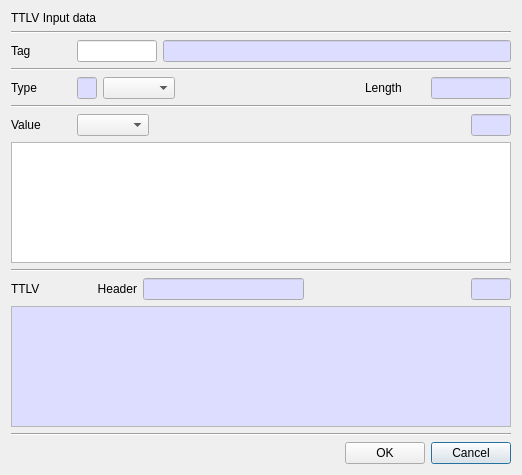
<?xml version="1.0" encoding="UTF-8"?>
<ui version="4.0">
 <class>MakeTTLVDlg</class>
 <widget class="QDialog" name="MakeTTLVDlg">
  <property name="geometry">
   <rect>
    <x>0</x>
    <y>0</y>
    <width>518</width>
    <height>475</height>
   </rect>
  </property>
  <property name="windowTitle">
   <string>Make TTLV window</string>
  </property>
  <layout class="QVBoxLayout" name="verticalLayout">
   <item>
    <widget class="QLabel" name="mTitleLabel">
     <property name="text">
      <string>TTLV Input data</string>
     </property>
    </widget>
   </item>
   <item>
    <widget class="Line" name="line">
     <property name="orientation">
      <enum>Qt::Horizontal</enum>
     </property>
    </widget>
   </item>
   <item>
    <layout class="QGridLayout" name="gridLayout_2">
     <property name="topMargin">
      <number>0</number>
     </property>
     <item row="0" column="0">
      <widget class="QLabel" name="label_2">
       <property name="minimumSize">
        <size>
         <width>60</width>
         <height>0</height>
        </size>
       </property>
       <property name="text">
        <string>Tag</string>
       </property>
      </widget>
     </item>
     <item row="0" column="1">
      <widget class="QLineEdit" name="mTagText">
       <property name="minimumSize">
        <size>
         <width>80</width>
         <height>0</height>
        </size>
       </property>
       <property name="maximumSize">
        <size>
         <width>80</width>
         <height>16777215</height>
        </size>
       </property>
       <property name="maxLength">
        <number>6</number>
       </property>
      </widget>
     </item>
     <item row="0" column="2">
      <widget class="QLineEdit" name="mTagNameText">
       <property name="palette">
        <palette>
         <active>
          <colorrole role="Base">
           <brush brushstyle="SolidPattern">
            <color alpha="255">
             <red>221</red>
             <green>221</green>
             <blue>255</blue>
            </color>
           </brush>
          </colorrole>
         </active>
         <inactive>
          <colorrole role="Base">
           <brush brushstyle="SolidPattern">
            <color alpha="255">
             <red>221</red>
             <green>221</green>
             <blue>255</blue>
            </color>
           </brush>
          </colorrole>
         </inactive>
         <disabled/>
        </palette>
       </property>
       <property name="readOnly">
        <bool>true</bool>
       </property>
      </widget>
     </item>
    </layout>
   </item>
   <item>
    <widget class="Line" name="line_5">
     <property name="orientation">
      <enum>Qt::Horizontal</enum>
     </property>
    </widget>
   </item>
   <item>
    <layout class="QGridLayout" name="gridLayout_5">
     <property name="topMargin">
      <number>0</number>
     </property>
     <item row="0" column="0">
      <widget class="QLabel" name="label_3">
       <property name="minimumSize">
        <size>
         <width>60</width>
         <height>0</height>
        </size>
       </property>
       <property name="text">
        <string>Type</string>
       </property>
      </widget>
     </item>
     <item row="0" column="2">
      <widget class="QComboBox" name="mTypeCombo"/>
     </item>
     <item row="0" column="4">
      <widget class="QLabel" name="label_7">
       <property name="minimumSize">
        <size>
         <width>60</width>
         <height>0</height>
        </size>
       </property>
       <property name="text">
        <string>Length</string>
       </property>
      </widget>
     </item>
     <item row="0" column="5">
      <widget class="QLineEdit" name="mLengthText">
       <property name="minimumSize">
        <size>
         <width>80</width>
         <height>0</height>
        </size>
       </property>
       <property name="maximumSize">
        <size>
         <width>80</width>
         <height>16777215</height>
        </size>
       </property>
       <property name="palette">
        <palette>
         <active>
          <colorrole role="Base">
           <brush brushstyle="SolidPattern">
            <color alpha="255">
             <red>221</red>
             <green>221</green>
             <blue>255</blue>
            </color>
           </brush>
          </colorrole>
         </active>
         <inactive>
          <colorrole role="Base">
           <brush brushstyle="SolidPattern">
            <color alpha="255">
             <red>221</red>
             <green>221</green>
             <blue>255</blue>
            </color>
           </brush>
          </colorrole>
         </inactive>
         <disabled/>
        </palette>
       </property>
       <property name="maxLength">
        <number>8</number>
       </property>
       <property name="readOnly">
        <bool>true</bool>
       </property>
      </widget>
     </item>
     <item row="0" column="1">
      <widget class="QLineEdit" name="mTypeText">
       <property name="minimumSize">
        <size>
         <width>20</width>
         <height>0</height>
        </size>
       </property>
       <property name="maximumSize">
        <size>
         <width>20</width>
         <height>16777215</height>
        </size>
       </property>
       <property name="palette">
        <palette>
         <active>
          <colorrole role="Base">
           <brush brushstyle="SolidPattern">
            <color alpha="255">
             <red>221</red>
             <green>221</green>
             <blue>255</blue>
            </color>
           </brush>
          </colorrole>
         </active>
         <inactive>
          <colorrole role="Base">
           <brush brushstyle="SolidPattern">
            <color alpha="255">
             <red>221</red>
             <green>221</green>
             <blue>255</blue>
            </color>
           </brush>
          </colorrole>
         </inactive>
         <disabled/>
        </palette>
       </property>
       <property name="maxLength">
        <number>2</number>
       </property>
       <property name="readOnly">
        <bool>true</bool>
       </property>
      </widget>
     </item>
     <item row="0" column="3">
      <spacer name="horizontalSpacer_4">
       <property name="orientation">
        <enum>Qt::Horizontal</enum>
       </property>
       <property name="sizeHint" stdset="0">
        <size>
         <width>40</width>
         <height>20</height>
        </size>
       </property>
      </spacer>
     </item>
    </layout>
   </item>
   <item>
    <widget class="Line" name="line_2">
     <property name="orientation">
      <enum>Qt::Horizontal</enum>
     </property>
    </widget>
   </item>
   <item>
    <layout class="QGridLayout" name="gridLayout_3">
     <item row="0" column="0">
      <widget class="QLabel" name="label_5">
       <property name="minimumSize">
        <size>
         <width>60</width>
         <height>0</height>
        </size>
       </property>
       <property name="text">
        <string>Value</string>
       </property>
      </widget>
     </item>
     <item row="0" column="3">
      <widget class="QLineEdit" name="mValueLenText">
       <property name="minimumSize">
        <size>
         <width>40</width>
         <height>0</height>
        </size>
       </property>
       <property name="maximumSize">
        <size>
         <width>40</width>
         <height>16777215</height>
        </size>
       </property>
       <property name="palette">
        <palette>
         <active>
          <colorrole role="Base">
           <brush brushstyle="SolidPattern">
            <color alpha="255">
             <red>221</red>
             <green>221</green>
             <blue>255</blue>
            </color>
           </brush>
          </colorrole>
         </active>
         <inactive>
          <colorrole role="Base">
           <brush brushstyle="SolidPattern">
            <color alpha="255">
             <red>221</red>
             <green>221</green>
             <blue>255</blue>
            </color>
           </brush>
          </colorrole>
         </inactive>
         <disabled/>
        </palette>
       </property>
       <property name="readOnly">
        <bool>true</bool>
       </property>
      </widget>
     </item>
     <item row="0" column="2">
      <spacer name="horizontalSpacer_2">
       <property name="orientation">
        <enum>Qt::Horizontal</enum>
       </property>
       <property name="sizeHint" stdset="0">
        <size>
         <width>40</width>
         <height>20</height>
        </size>
       </property>
      </spacer>
     </item>
     <item row="0" column="1">
      <widget class="QComboBox" name="mValueCombo"/>
     </item>
    </layout>
   </item>
   <item>
    <widget class="QPlainTextEdit" name="mValueText">
     <property name="minimumSize">
      <size>
       <width>500</width>
       <height>0</height>
      </size>
     </property>
    </widget>
   </item>
   <item>
    <widget class="Line" name="line_6">
     <property name="orientation">
      <enum>Qt::Horizontal</enum>
     </property>
    </widget>
   </item>
   <item>
    <layout class="QGridLayout" name="gridLayout_4">
     <property name="topMargin">
      <number>0</number>
     </property>
     <item row="0" column="0">
      <widget class="QLabel" name="label_6">
       <property name="minimumSize">
        <size>
         <width>60</width>
         <height>0</height>
        </size>
       </property>
       <property name="text">
        <string>TTLV</string>
       </property>
      </widget>
     </item>
     <item row="0" column="3">
      <spacer name="horizontalSpacer_3">
       <property name="orientation">
        <enum>Qt::Horizontal</enum>
       </property>
       <property name="sizeHint" stdset="0">
        <size>
         <width>40</width>
         <height>20</height>
        </size>
       </property>
      </spacer>
     </item>
     <item row="0" column="1">
      <widget class="QLabel" name="label_4">
       <property name="minimumSize">
        <size>
         <width>60</width>
         <height>0</height>
        </size>
       </property>
       <property name="text">
        <string>Header</string>
       </property>
       <property name="alignment">
        <set>Qt::AlignRight|Qt::AlignTrailing|Qt::AlignVCenter</set>
       </property>
      </widget>
     </item>
     <item row="0" column="4">
      <widget class="QLineEdit" name="mTTLVLenText">
       <property name="minimumSize">
        <size>
         <width>40</width>
         <height>0</height>
        </size>
       </property>
       <property name="maximumSize">
        <size>
         <width>40</width>
         <height>16777215</height>
        </size>
       </property>
       <property name="palette">
        <palette>
         <active>
          <colorrole role="Base">
           <brush brushstyle="SolidPattern">
            <color alpha="255">
             <red>221</red>
             <green>221</green>
             <blue>255</blue>
            </color>
           </brush>
          </colorrole>
         </active>
         <inactive>
          <colorrole role="Base">
           <brush brushstyle="SolidPattern">
            <color alpha="255">
             <red>221</red>
             <green>221</green>
             <blue>255</blue>
            </color>
           </brush>
          </colorrole>
         </inactive>
         <disabled/>
        </palette>
       </property>
       <property name="readOnly">
        <bool>true</bool>
       </property>
      </widget>
     </item>
     <item row="0" column="2">
      <widget class="QLineEdit" name="mHeaderText">
       <property name="palette">
        <palette>
         <active>
          <colorrole role="Base">
           <brush brushstyle="SolidPattern">
            <color alpha="255">
             <red>221</red>
             <green>221</green>
             <blue>255</blue>
            </color>
           </brush>
          </colorrole>
         </active>
         <inactive>
          <colorrole role="Base">
           <brush brushstyle="SolidPattern">
            <color alpha="255">
             <red>221</red>
             <green>221</green>
             <blue>255</blue>
            </color>
           </brush>
          </colorrole>
         </inactive>
         <disabled/>
        </palette>
       </property>
       <property name="maxLength">
        <number>16</number>
       </property>
       <property name="readOnly">
        <bool>true</bool>
       </property>
      </widget>
     </item>
    </layout>
   </item>
   <item>
    <widget class="QPlainTextEdit" name="mTTLVText">
     <property name="palette">
      <palette>
       <active>
        <colorrole role="Base">
         <brush brushstyle="SolidPattern">
          <color alpha="255">
           <red>221</red>
           <green>221</green>
           <blue>255</blue>
          </color>
         </brush>
        </colorrole>
       </active>
       <inactive>
        <colorrole role="Base">
         <brush brushstyle="SolidPattern">
          <color alpha="255">
           <red>221</red>
           <green>221</green>
           <blue>255</blue>
          </color>
         </brush>
        </colorrole>
       </inactive>
       <disabled/>
      </palette>
     </property>
     <property name="readOnly">
      <bool>true</bool>
     </property>
    </widget>
   </item>
   <item>
    <widget class="Line" name="line_4">
     <property name="orientation">
      <enum>Qt::Horizontal</enum>
     </property>
    </widget>
   </item>
   <item>
    <layout class="QGridLayout" name="gridLayout">
     <item row="0" column="0">
      <spacer name="horizontalSpacer">
       <property name="orientation">
        <enum>Qt::Horizontal</enum>
       </property>
       <property name="sizeHint" stdset="0">
        <size>
         <width>40</width>
         <height>20</height>
        </size>
       </property>
      </spacer>
     </item>
     <item row="0" column="2">
      <widget class="QPushButton" name="mCancelBtn">
       <property name="text">
        <string>Cancel</string>
       </property>
      </widget>
     </item>
     <item row="0" column="1">
      <widget class="QPushButton" name="mOKBtn">
       <property name="text">
        <string>OK</string>
       </property>
      </widget>
     </item>
    </layout>
   </item>
  </layout>
 </widget>
 <tabstops>
  <tabstop>mTagText</tabstop>
  <tabstop>mTagNameText</tabstop>
  <tabstop>mTypeText</tabstop>
  <tabstop>mTypeCombo</tabstop>
  <tabstop>mLengthText</tabstop>
  <tabstop>mValueCombo</tabstop>
  <tabstop>mValueLenText</tabstop>
  <tabstop>mValueText</tabstop>
  <tabstop>mHeaderText</tabstop>
  <tabstop>mTTLVLenText</tabstop>
  <tabstop>mTTLVText</tabstop>
  <tabstop>mOKBtn</tabstop>
  <tabstop>mCancelBtn</tabstop>
 </tabstops>
 <resources/>
 <connections/>
</ui>
